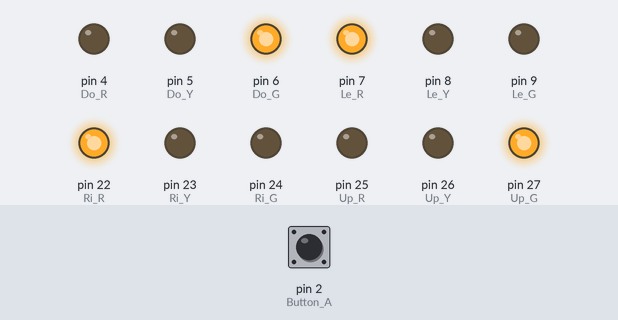
Simulated run of this sketch. Board: Arduino Mega 2560, built with avr-gcc and run on an emulated ATmega2560. Shown: output pins drawn as LEDs (lit = HIGH). Dashed ring = blinking. The inputs (shaded band) are chosen by the test bench; at power-on: pin 2 (Button_A) HIGH.

Above: at 1.2 s.
1.3 s: pin 2 (Button_A) pulled LOW for 0.15 s
At 3.4 s:
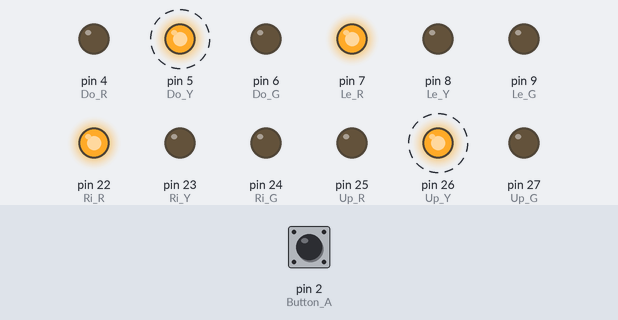
At 13.5 s:
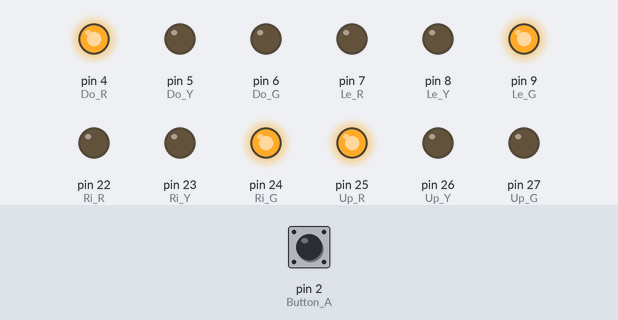
Timing chart, 0 to 19.5 s (numbered marks = the images above; inputs shaded):
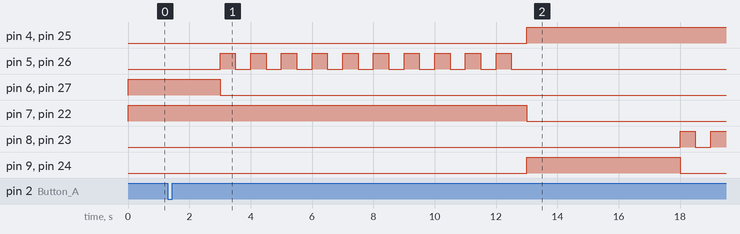

Measured:
- after the input at 1.3 s, pin 4 (Do_R): LOW → HIGH after 11.7 s; pin 5 (Do_Y): alternates HIGH for 0.50 s and LOW for 0.50 s, 20 changes in all, then stays LOW, starting after 1.7 s

The sketch:

___1__1________.ino
```cpp
#define Up_R 25 //상 신호등
#define Up_Y 26
#define Up_G 27
#define Do_R 4 //하 신호등
#define Do_Y 5
#define Do_G 6
#define Le_R 7 // 좌 신호등
#define Le_Y 8
#define Le_G 9
#define Ri_R 22 // 우 신호등
#define Ri_Y 23
#define Ri_G 24
#define Button_A 2 // 스위치
int delaytime = 40000; //40초
volatile bool state = true; //스위치 변수, 누를 시 false

void setup() {  // OUTPUT 세팅
  pinMode(Up_R, OUTPUT);
  pinMode(Up_G, OUTPUT);
  pinMode(Up_Y, OUTPUT);
  pinMode(Do_R, OUTPUT);
  pinMode(Do_G, OUTPUT);
  pinMode(Do_Y, OUTPUT);
  pinMode(Le_R, OUTPUT);
  pinMode(Le_G, OUTPUT);
  pinMode(Le_Y, OUTPUT);
  pinMode(Ri_R, OUTPUT);
  pinMode(Ri_G, OUTPUT);
  pinMode(Ri_Y, OUTPUT);
  pinMode(Button_A, INPUT_PULLUP); //기본값 HIGH input과는 다르게 프로세서 내부 저항을 사용
  attachInterrupt(0,Botton, FALLING); // 인터럽트 0 은 핀 2에 상호작용 따라서 스위치를 2번에 달것
}

void loop() {
// -----------------------------------------------------
//순서는 상-하-좌-우
// -----------------------------------------------------


//------------맨처음, 상 하 신호등만 초록색 ----------------
digitalWrite(Le_R, HIGH);
digitalWrite(Ri_R, HIGH);
digitalWrite(Do_R, LOW);
digitalWrite(Up_R, LOW);
digitalWrite(Up_G, HIGH);
digitalWrite(Do_G, HIGH);
for(int count=0;count<40;count++){ //40초간 초록불 유지
  if(state == false){ //스위치가 눌리면
    delay(1000); //1초 후
    digitalWrite(Up_G, LOW);
    digitalWrite(Do_G, LOW);
    Yellow(Up_Y, Do_Y);
    digitalWrite(Up_R, HIGH);
    digitalWrite(Do_R, HIGH); //점멸 후 빨간색
    digitalWrite(Le_G, HIGH);
    digitalWrite(Ri_G, HIGH);
    digitalWrite(Le_R, LOW);
    digitalWrite(Ri_R, LOW);
    delay(5000);
    digitalWrite(Le_G, LOW);
    digitalWrite(Ri_G, LOW);
    Yellow(Le_Y, Ri_Y);
    state = true;
    if(count>=15){ //15초 이상이 지난 후 누르면 for문 빠져나옴 40 - 25
      break;
    }
    else{ //25초 이하라면 다시 상하 켜줌
      digitalWrite(Up_R, LOW);
      digitalWrite(Do_R, LOW);
      digitalWrite(Up_G, HIGH);
      digitalWrite(Do_G, HIGH);
      digitalWrite(Le_G, LOW);
      digitalWrite(Ri_G, LOW);
      digitalWrite(Le_R, HIGH);
      digitalWrite(Ri_R, HIGH);
      count = count + 25; //25 초가 지난만큼 추가 Yellow 2 +  초록불5초=25
    }
  }
  delay(1000);
}
digitalWrite(Up_R, LOW);
digitalWrite(Do_R, LOW);
digitalWrite(Up_G, LOW);
digitalWrite(Do_G, LOW);
Yellow(Up_Y, Do_Y);
digitalWrite(Up_R, HIGH);
digitalWrite(Do_R, HIGH);
digitalWrite(Le_R, LOW);
digitalWrite(Ri_R, LOW);
digitalWrite(Le_G, HIGH);
digitalWrite(Ri_G, HIGH);
delay(delaytime); //40초간 좌우 초록불 온
Yellow(Ri_Y, Le_Y);
digitalWrite(Le_G, LOW);
digitalWrite(Ri_G, LOW);
}


//----------------------------------함수들--------------------------------
void Botton(){ //스위치가 눌렸을 때 실행되는 함수
 if(digitalRead(Do_G) == HIGH && digitalRead(Up_G) == HIGH) state = false; //스위치가 눌리면 state의 값을 바꿔준다
}


void Yellow(const int LED1, const int LED2) {  //yellow신호 점멸
   for(int i =0; i < 10; i++) {
    digitalWrite(LED1, HIGH);
    digitalWrite(LED2, HIGH);
    delay(500);
    digitalWrite(LED1, LOW);
    digitalWrite(LED2, LOW);
    delay(500);
   }
}

//----------------------------------------------------------------------------
```
